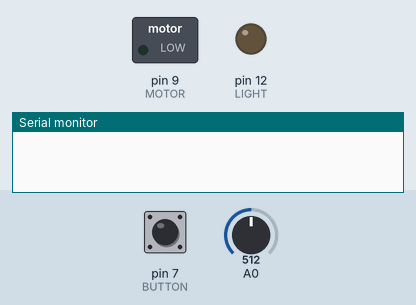
A sketch run on a simulated Arduino Uno, built with avr-gcc and run on an emulated ATmega328P. On the bench: switched loads named in the sketch (green lamp = pin HIGH), output pins drawn as LEDs (lit = HIGH), the last lines printed to the serial monitor. Inputs (shaded band) come from the test bench; at power-on: pin 7 (BUTTON) HIGH, A0 = 512.

Above: at 1.2 s.
1.3 s: pin 7 (BUTTON) pulled LOW for 0.15 s
At 2.0 s:
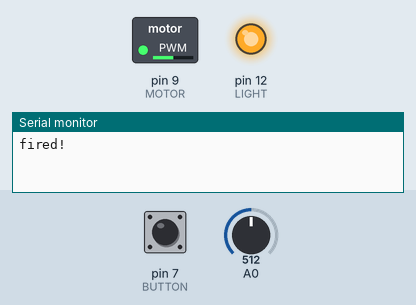
2.9 s: A0 set to 716
At 3.2 s:
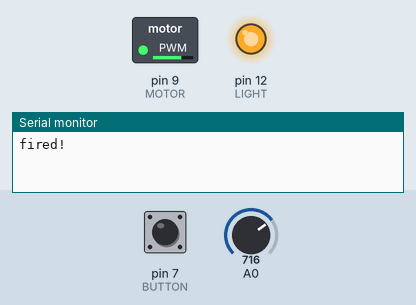
4.4 s: A0 set to 900
At 5.5 s:
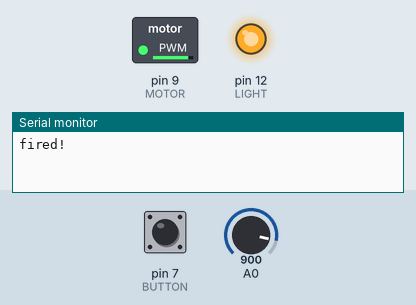
7.4 s: A0 set to 122
At 7.8 s:
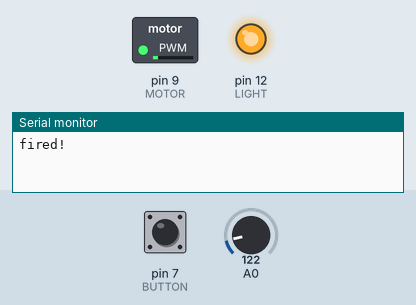
10.4 s: pin 7 (BUTTON) pulled LOW for 1 s
At 11.3 s:
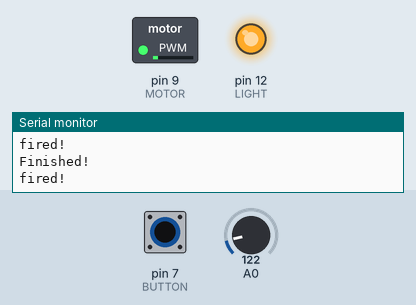
12.9 s: A0 set to 0
At 19.6 s:
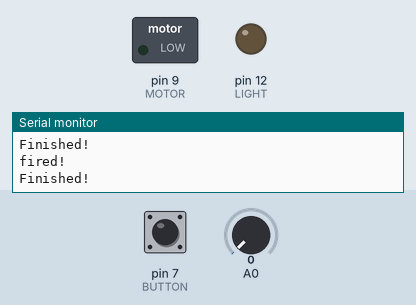
Timing chart, 0 to 19.9 s (numbered marks = the images above; inputs shaded):
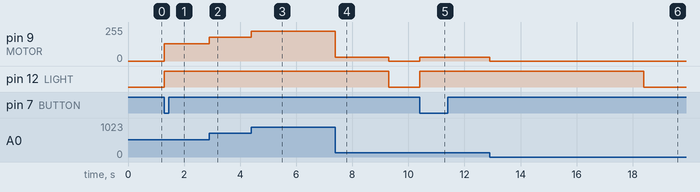

The sketch:

motor_light.ino
```cpp
#include <stdint.h>
#include <MsTimer2.h>

/**
   configs
*/
constexpr uint32_t TIMER_COUNT = 8000; // [msec]

enum {
	LIGHT = 12,
	BUTTON = 7,
	MOTOR = 9,
};


/**
   vars
*/
bool fire = false;


void timerCallback() {
	fire = false;
	MsTimer2::stop();
	Serial.println("Finished!");
}

void waitSwitchOn()
{
	if (!digitalRead(BUTTON)) {
		fire = true;
		digitalWrite(LIGHT, HIGH);
		MsTimer2::start();
		Serial.println("fired!");
	} else {
		digitalWrite(LIGHT, LOW);
		analogWrite(MOTOR, 0);
	}
}

void doSwitchOnWorks()
{
	const auto motorSpeed = analogRead(0) >> 2;
	analogWrite(MOTOR, motorSpeed);
}

void setup() {
	pinMode(LIGHT,OUTPUT);
	pinMode(BUTTON,INPUT_PULLUP);
	pinMode(MOTOR, OUTPUT);

	// setting up PWM Timer for faster PWM
	TCCR1B = TCCR1B & 0b11111000;
	TCCR1B |= 1;

	Serial.begin(9600);

	// set up MsTimer2
	MsTimer2::set(8000, timerCallback);

}

void loop() {
	if (!fire) {
		waitSwitchOn();
		return;
	}

	doSwitchOnWorks();
}
```

Measured:
- after the input at 1.3 s, pin 9 (MOTOR): 0/255 → 128/255 at once; pin 12 (LIGHT): LOW → HIGH at once
- after the input at 2.9 s, pin 9 (MOTOR): 128/255 → 179/255 at once
- after the input at 4.4 s, pin 9 (MOTOR): 179/255 → 225/255 at once
- after the input at 7.4 s, pin 9 (MOTOR): 225/255 → 30/255 at once, → 0/255 1.9 s later
- after the input at 10.4 s, pin 9 (MOTOR): 0/255 → 30/255 at once; pin 12 (LIGHT): LOW → HIGH at once
- after the input at 12.9 s, pin 9 (MOTOR): 30/255 → 0/255 after 0.00 s instead of 5.5 s
